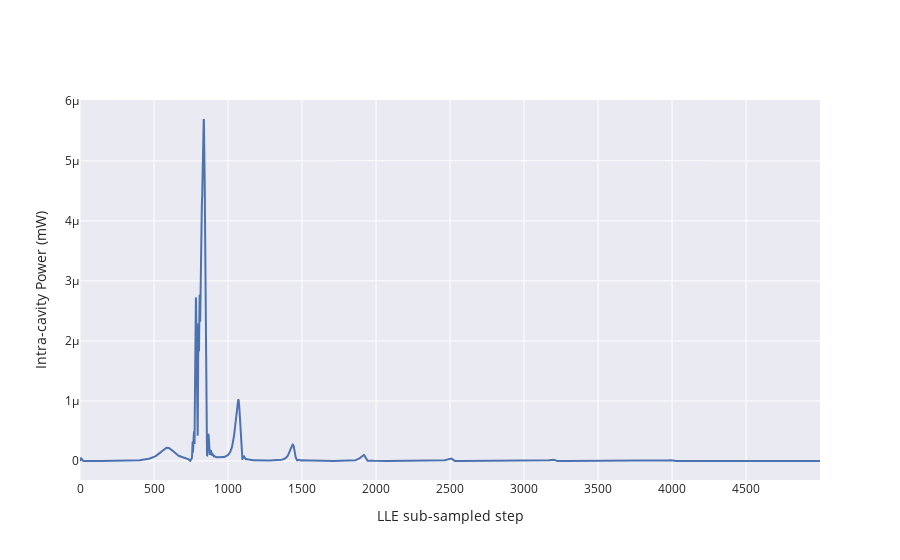

The code cell stored with this chart in its notebook:
### Code cell
fig = go.Figure()

tr = go.Scatter(y=solverp2.sol.Pcomb * 1e3)

fig.add_trace(tr)
fig.update_layout(
    xaxis_title="LLE sub-sampled step", yaxis_title="Intra-cavity Power (mW)"
)
#fig.add_annotation(x=4500, y=4.9, ax=0, ay=-50, text="Single Soliton Step")
# fig.add_annotation(x=3151, y=7.6, ax=0, ay=-50, text="Two Solitons Step")
#fig.add_annotation(x=1931, y=16, ax=0, ay=80, text="Modulation Instability")
#fig.add_annotation(x=500, y=6, ax=-80, ay=-80, text="Primary Comb")
#fig.show()

### Figure 1 — Plotly figure (JSON) as saved in the notebook; plotly's stock layout.template omitted (floating-point values rounded to 4 significant figures; data arrays with more than 128 entries replaced by an {"elided": "..."} marker saying what was removed)
{"data": [{"type": "scatter", "y": {"elided": "5000 float values"}}], "layout": {"xaxis": {"title": {"text": "LLE sub-sampled step"}}, "yaxis": {"title": {"text": "Intra-cavity Power (mW)"}}}}
